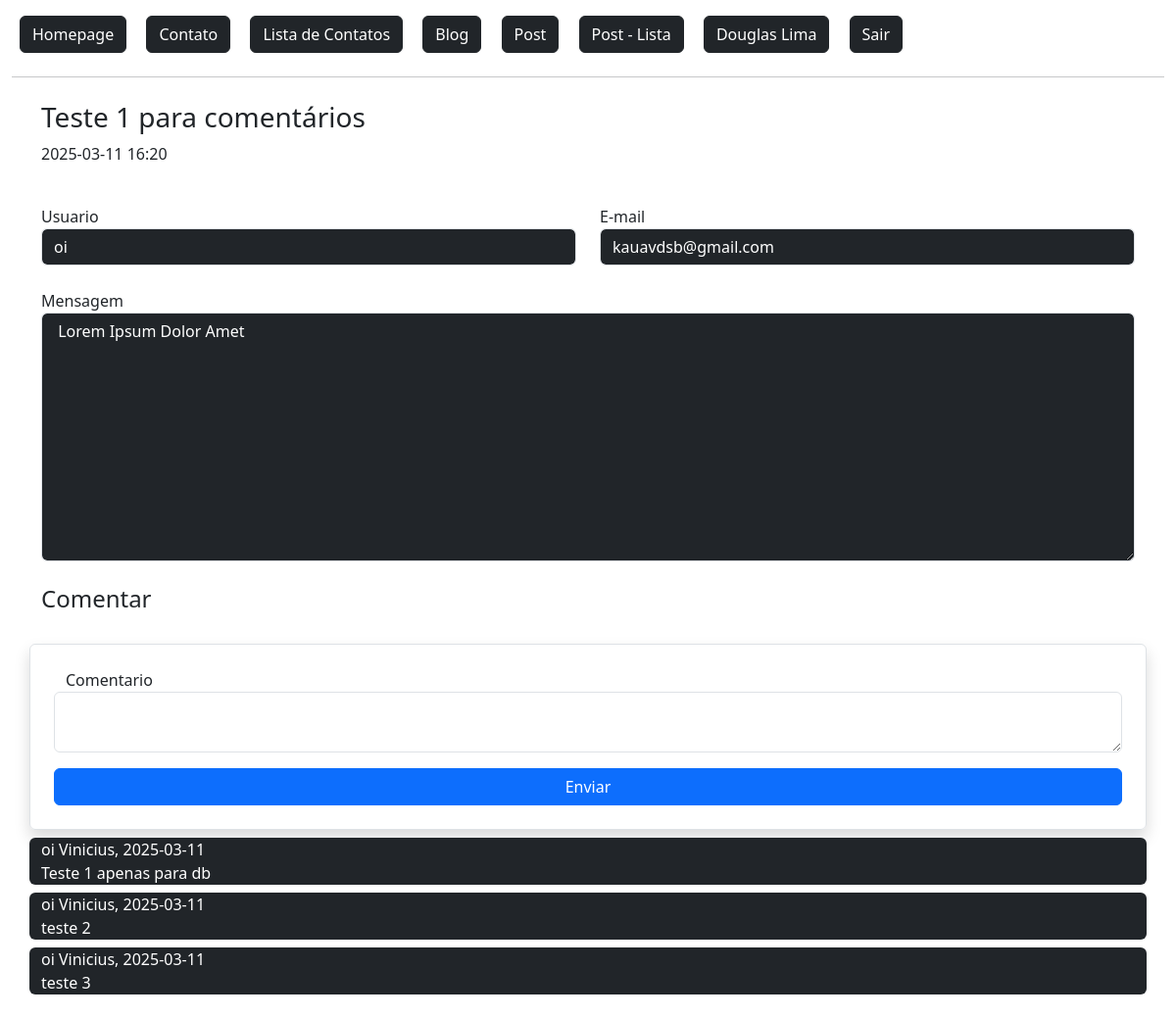
Screenshot of /post/1/ (signed in) with the database file from the repository.
### flaskLearn/models.py (models this page shows, shortened)
class User(db.Model, UserMixin):
    id = db.Column(db.Integer, primary_key=True)
    admin = db.Column(db.Boolean, default=False)
    nome = db.Column(db.String, nullable=True)
    sobrenome = db.Column(db.String, nullable=True)
    email = db.Column(db.String, nullable=True)
    senha = db.Column(db.String, nullable=True)
    data_cadastro = db.Column(db.DateTime, default=datetime.now())
    posts = db.relationship('Post', backref='user', lazy=True) #É a tabela referenciada. (um usuario pode ter varios posts)
    post_comentarios = db.relationship('PostComentarios', backref='user', lazy=True) #É a tabela referenciada. (um usuario pode ter varios posts)

class Post(db.Model):
    id = db.Column(db.Integer, primary_key=True)
    data_criacao = db.Column(db.DateTime, default=datetime.now())
    titulo = db.Column(db.String, nullable=True)
    mensagem = db.Column(db.String, nullable=True)
    user_id = db.Column(db.Integer, db.ForeignKey('user.id'), nullable=True) #Tabela que referencia a tabela usuário
    comentarios = db.relationship('PostComentarios', backref='post', lazy=True) #É a tabela referenciada. (um usuario pode ter varios posts)
    def data_resumo(self):
        return str(self.data_criacao)[:16]

class PostComentarios(db.Model):
    id = db.Column(db.Integer, primary_key=True)
    data_criacao = db.Column(db.DateTime, default=datetime.now())
    comentario = db.Column(db.String, nullable=True)
    user_id = db.Column(db.Integer, db.ForeignKey('user.id'), nullable=True)
    post_id = db.Column(db.Integer, db.ForeignKey('post.id'), nullable=True)
    def data_resumo(self):
        return str(self.data_criacao)[:10]

### flaskLearn/routes.py (the view)
@app.route('/post/<int:id>/', methods=['GET', 'POST'])
@login_required                 # Exige login do usuário.
def postDetail(id):
    obj = Post.query.get(id)
    lenComentarios = len(obj.comentarios)
    form = PostComentariosForm()
    context = {
        'lenComentarios': lenComentarios
    }
    if form.validate_on_submit():
        form.save(current_user.id, id)
        return redirect(url_for('postDetail', id=id))
    return render_template('posts/post_detail.html', obj=obj, form=form, context=context)

### flaskLearn/forms.py (shortened to what this page needs)
class PostComentariosForm(FlaskForm):
    comentario = TextAreaField('Comentario', validators=[DataRequired()])
    btnSubmit = SubmitField('Enviar')

### flaskLearn/models.py (called while the page is built)
@login_manager.user_loader # Retorna sessao do usuario no controle de login
def load_user(user_id):
    return User.query.get(user_id)

### flaskLearn/templates/posts/post_detail.html (shortened to what this page needs)
{% extends 'baseTemplate/base.html' %}
{% block content %}
{% include 'baseTemplate/nav.html' %}
<div class="container mt-4">
    <div class="row">
        <h3>{{ obj.titulo }}</h3>
        <p>{{ obj.data_resumo() }}</p>
        <div class="col-md-6 mt-4">
            Usuario
            <input type="text" value="{{ obj.user.nome }}" class="form-control bg-dark text-white" readonly>
        </div>
        <div class="col-md-6 mt-4">
            E-mail
            <input type="text" value="{{ obj.user.email }}" class="form-control bg-dark text-white" readonly>
        </div>
        <div class="col-12 mt-4">
            Mensagem
            <textarea type="text" rows="10" class="form-control bg-dark text-white" readonly> {{ obj.mensagem }} </textarea>
        </div>
    </div>
    <div class="row mt-4">
        <h4>Comentar</h4>
    </div>
    <form action="" method="post" class="row mt-4 p-4 rounded border shadow">
        {{ form.comentario.label() }}
        {{ form.comentario(class="form-control") }}
        {{ form.btnSubmit(class="btn btn-primary col-12 mt-3")}}
    </form>
    <div class="row mb-4">
        {% for comentario in range(context.lenComentarios) %}
            <div class="col-12 bg-dark rounded text-white mt-2">
                {{ obj.comentarios[comentario].user.nome }} {{ obj.comentarios[comentario].user.sobrenome }}<span>, </span>
                {{ obj.comentarios[comentario].data_resumo() }} <br>
                {{ obj.comentarios[comentario].comentario }}
            </div>
        {% endfor %}
    </div>
</div>
{% endblock %}

### flaskLearn/templates/baseTemplate/nav.html
<a href="{{url_for('homepage')}}" class="btn btn-dark m-2">
    Homepage
</a>
<a href="{{url_for('contato')}}" class="btn btn-dark m-2">
    Contato
</a>
<a href="{{url_for('contatoLista')}}" class="btn btn-dark m-2">
    Lista de Contatos
</a>
<a href="{{url_for('editorBlog')}}" class="btn btn-dark m-2">
    Blog
</a>
<a href="{{url_for('postNovo')}}" class="btn btn-dark m-2">
    Post
</a>
<a href="{{url_for('postLista')}}" class="btn btn-dark m-2">
    Post - Lista
</a>
{% if current_user.is_authenticated %}
    <a href="{{ url_for('dashboard') }}" class="btn btn-dark m-2">
        {{ current_user.nome }} {{ current_user.sobrenome }}
    </a>
    <a href="{{ url_for('logout') }}" class="btn btn-dark m-2">
        Sair
    </a>
{% else %}
    <a href="{{url_for('login')}}" class="btn btn-dark m-2">
        Login
    </a>
{% endif %}
<hr>

### rows the page displays
User: nome "Douglas", sobrenome "Lima"
Post: titulo "Teste 1 para comentários", data_resumo "2025-03-11 16:20", mensagem "Lorem Ipsum Dolor Amet"
User: user.nome "oi", user.email "kauavdsb@gmail.com", nome "oi" "oi" "oi", sobrenome "Vinicius" "Vinicius" "Vinicius"
PostComentarios: data_criacao "2025-03-11", comentario "Teste 1 apenas para db"
PostComentarios: data_criacao "2025-03-11", comentario "teste 2"
PostComentarios: data_criacao "2025-03-11", comentario "teste 3"
